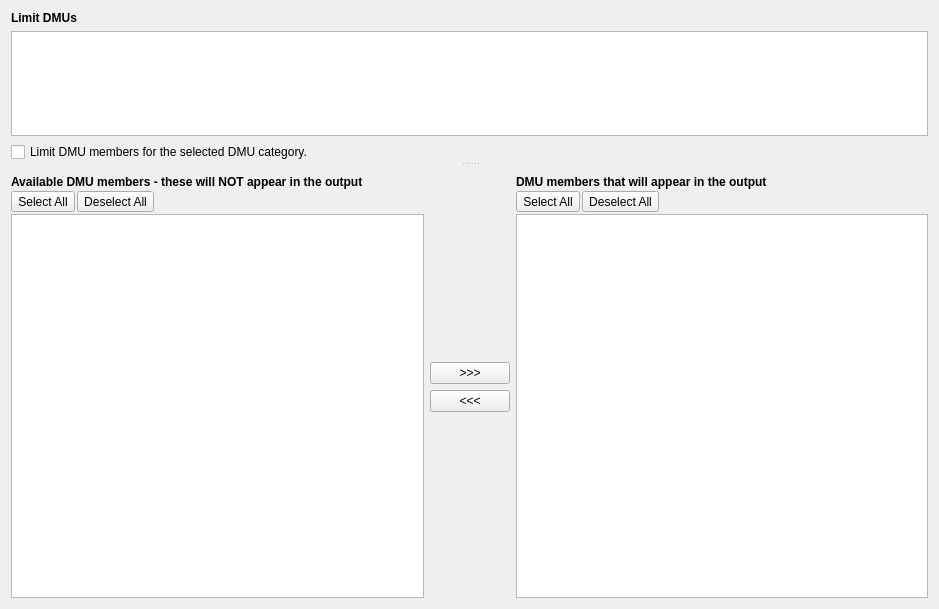
<?xml version="1.0" encoding="UTF-8"?>
<ui version="4.0">
 <class>limit_dmus_region</class>
 <widget class="QWidget" name="limit_dmus_region">
  <property name="geometry">
   <rect>
    <x>0</x>
    <y>0</y>
    <width>939</width>
    <height>609</height>
   </rect>
  </property>
  <property name="windowTitle">
   <string>Form</string>
  </property>
  <layout class="QVBoxLayout" name="verticalLayout">
   <item>
    <widget class="QLabel" name="label">
     <property name="text">
      <string>&lt;b&gt;Limit DMUs&lt;/b&gt;</string>
     </property>
     <property name="textFormat">
      <enum>Qt::RichText</enum>
     </property>
    </widget>
   </item>
   <item>
    <widget class="QWidget" name="limit_dmus_splitter_widget" native="true">
     <property name="sizePolicy">
      <sizepolicy hsizetype="Preferred" vsizetype="Preferred">
       <horstretch>0</horstretch>
       <verstretch>1</verstretch>
      </sizepolicy>
     </property>
     <layout class="QVBoxLayout" name="verticalLayout_4">
      <property name="spacing">
       <number>0</number>
      </property>
      <property name="leftMargin">
       <number>0</number>
      </property>
      <property name="topMargin">
       <number>0</number>
      </property>
      <property name="rightMargin">
       <number>0</number>
      </property>
      <property name="bottomMargin">
       <number>0</number>
      </property>
      <item>
       <widget class="QSplitter" name="limit_dmus_splitter">
        <property name="orientation">
         <enum>Qt::Vertical</enum>
        </property>
        <widget class="QWidget" name="limit_dmus_top_half_widget" native="true">
         <property name="sizePolicy">
          <sizepolicy hsizetype="Preferred" vsizetype="Preferred">
           <horstretch>0</horstretch>
           <verstretch>1</verstretch>
          </sizepolicy>
         </property>
         <layout class="QVBoxLayout" name="verticalLayout_2">
          <property name="leftMargin">
           <number>0</number>
          </property>
          <property name="topMargin">
           <number>0</number>
          </property>
          <property name="rightMargin">
           <number>0</number>
          </property>
          <item>
           <layout class="QVBoxLayout" name="verticalLayout_limit_dmus">
            <item>
             <widget class="QListView" name="listView_limit_dmus_top_pane"/>
            </item>
            <item>
             <widget class="QCheckBox" name="checkBox_limit_dmus">
              <property name="text">
               <string>Limit DMU members for the selected DMU category.</string>
              </property>
             </widget>
            </item>
           </layout>
          </item>
         </layout>
        </widget>
        <widget class="QWidget" name="limit_dmus_bottom_half_widget" native="true">
         <property name="sizePolicy">
          <sizepolicy hsizetype="Preferred" vsizetype="Preferred">
           <horstretch>0</horstretch>
           <verstretch>3</verstretch>
          </sizepolicy>
         </property>
         <layout class="QVBoxLayout" name="verticalLayout_3">
          <property name="leftMargin">
           <number>0</number>
          </property>
          <property name="topMargin">
           <number>9</number>
          </property>
          <property name="rightMargin">
           <number>0</number>
          </property>
          <property name="bottomMargin">
           <number>0</number>
          </property>
          <item>
           <layout class="QHBoxLayout" name="horizontalLayout_limit_dmus">
            <item>
             <layout class="QVBoxLayout" name="verticalLayout_bottomleft">
              <property name="spacing">
               <number>2</number>
              </property>
              <item>
               <widget class="QLabel" name="label_bottomleft">
                <property name="text">
                 <string>&lt;b&gt;Available DMU members - these will NOT appear in the output&lt;/b&gt;</string>
                </property>
                <property name="textFormat">
                 <enum>Qt::RichText</enum>
                </property>
               </widget>
              </item>
              <item>
               <layout class="QHBoxLayout" name="horizontalLayoutSelectDeselectAll">
                <property name="spacing">
                 <number>2</number>
                </property>
                <item>
                 <widget class="QToolButton" name="toolButtonSelectAllBottomLeft">
                  <property name="text">
                   <string>Select All</string>
                  </property>
                 </widget>
                </item>
                <item>
                 <widget class="QToolButton" name="toolButtonDeselectAllBottomLeft">
                  <property name="text">
                   <string>Deselect All</string>
                  </property>
                 </widget>
                </item>
                <item>
                 <spacer name="horizontalSpacerSelectDeselectAllLeft">
                  <property name="orientation">
                   <enum>Qt::Horizontal</enum>
                  </property>
                  <property name="sizeHint" stdset="0">
                   <size>
                    <width>40</width>
                    <height>20</height>
                   </size>
                  </property>
                 </spacer>
                </item>
               </layout>
              </item>
              <item>
               <widget class="QListView" name="listView_limit_dmus_bottom_left_pane">
                <property name="selectionMode">
                 <enum>QAbstractItemView::MultiSelection</enum>
                </property>
               </widget>
              </item>
             </layout>
            </item>
            <item>
             <layout class="QVBoxLayout" name="verticalLayout_limit_dmus_bottom_pane_middle_strip">
              <item>
               <spacer name="verticalSpacer_limit_dmus_top_spacer">
                <property name="orientation">
                 <enum>Qt::Vertical</enum>
                </property>
                <property name="sizeHint" stdset="0">
                 <size>
                  <width>20</width>
                  <height>40</height>
                 </size>
                </property>
               </spacer>
              </item>
              <item>
               <widget class="QPushButton" name="pushButton_limit_dmus_move_right">
                <property name="text">
                 <string>&gt;&gt;&gt;</string>
                </property>
               </widget>
              </item>
              <item>
               <widget class="QPushButton" name="pushButton_limit_dmus_move_left">
                <property name="text">
                 <string>&lt;&lt;&lt;</string>
                </property>
               </widget>
              </item>
              <item>
               <spacer name="verticalSpacer_limit_dmus_bottom_spacer">
                <property name="orientation">
                 <enum>Qt::Vertical</enum>
                </property>
                <property name="sizeHint" stdset="0">
                 <size>
                  <width>20</width>
                  <height>40</height>
                 </size>
                </property>
               </spacer>
              </item>
             </layout>
            </item>
            <item>
             <layout class="QVBoxLayout" name="verticalLayout_bottomright">
              <property name="spacing">
               <number>2</number>
              </property>
              <item>
               <widget class="QLabel" name="label_bottomright">
                <property name="text">
                 <string>&lt;b&gt;DMU members that will appear in the output&lt;/b&gt;</string>
                </property>
                <property name="textFormat">
                 <enum>Qt::RichText</enum>
                </property>
               </widget>
              </item>
              <item>
               <layout class="QHBoxLayout" name="horizontalLayout">
                <property name="spacing">
                 <number>2</number>
                </property>
                <item>
                 <widget class="QToolButton" name="toolButtonSelectAllBottomRight">
                  <property name="text">
                   <string>Select All</string>
                  </property>
                 </widget>
                </item>
                <item>
                 <widget class="QToolButton" name="toolButtonDeselectAllBottomRight">
                  <property name="text">
                   <string>Deselect All</string>
                  </property>
                 </widget>
                </item>
                <item>
                 <spacer name="horizontalSpacer">
                  <property name="orientation">
                   <enum>Qt::Horizontal</enum>
                  </property>
                  <property name="sizeHint" stdset="0">
                   <size>
                    <width>40</width>
                    <height>20</height>
                   </size>
                  </property>
                 </spacer>
                </item>
               </layout>
              </item>
              <item>
               <widget class="QListView" name="listView_limit_dmus_bottom_right_pane">
                <property name="selectionMode">
                 <enum>QAbstractItemView::MultiSelection</enum>
                </property>
               </widget>
              </item>
             </layout>
            </item>
           </layout>
          </item>
         </layout>
        </widget>
       </widget>
      </item>
     </layout>
    </widget>
   </item>
  </layout>
 </widget>
 <resources/>
 <connections/>
</ui>
